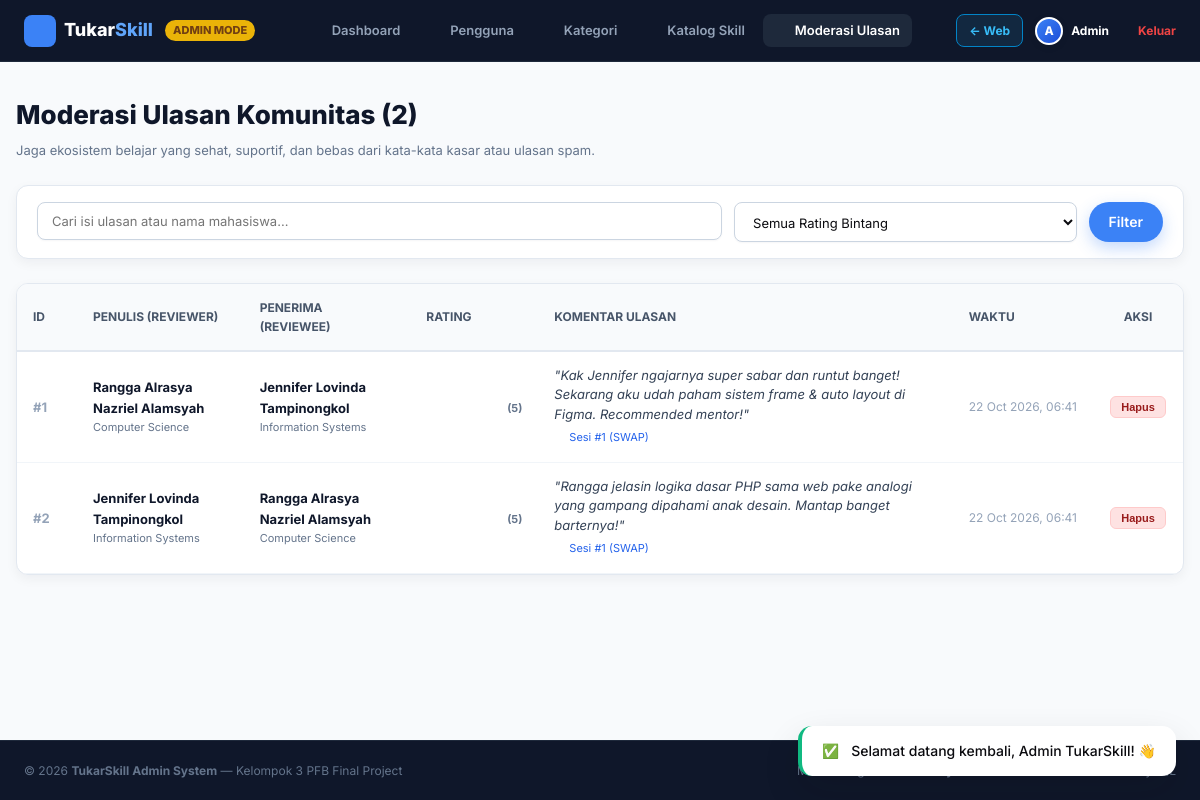
Screenshot of /admin/reviews.php (signed in) with the database file from the repository.
### tables this page shows
CREATE TABLE `users` (
  `id` INT AUTO_INCREMENT PRIMARY KEY,
  `name` VARCHAR(100) NOT NULL,
  `nim` CHAR(10) NOT NULL UNIQUE,
  `email` VARCHAR(100) NOT NULL UNIQUE,
  `password` VARCHAR(255) NOT NULL,
  `major` VARCHAR(100) NOT NULL,
  `batch_year` YEAR NULL,
  `bio` TEXT NULL,
  `photo` VARCHAR(255) NULL,
  `whatsapp` VARCHAR(20) NULL,
  `role` ENUM('user', 'admin') NOT NULL DEFAULT 'user',
  `points` INT NOT NULL DEFAULT 20,
  `total_points` INT NOT NULL DEFAULT 20,
  `profile_bonus_given` TINYINT(1) NOT NULL DEFAULT 0,
  `is_active` TINYINT(1) NOT NULL DEFAULT 1,
  `remember_token` VARCHAR(64) NULL,
  `created_at` DATETIME NOT NULL DEFAULT CURRENT_TIMESTAMP,
  `updated_at` DATETIME NOT NULL DEFAULT CURRENT_TIMESTAMP ON UPDATE CURRENT_TIMESTAMP
);

CREATE TABLE `reviews` (
  `id` INT AUTO_INCREMENT PRIMARY KEY,
  `exchange_id` INT NOT NULL,
  `reviewer_id` INT NOT NULL,
  `reviewee_id` INT NOT NULL,
  `rating` TINYINT NOT NULL CHECK (`rating` BETWEEN 1 AND 5),
  `comment` TEXT NULL,
  `is_hidden` TINYINT(1) NOT NULL DEFAULT 0,
  `created_at` DATETIME NOT NULL DEFAULT CURRENT_TIMESTAMP,
  `updated_at` DATETIME NOT NULL DEFAULT CURRENT_TIMESTAMP ON UPDATE CURRENT_TIMESTAMP,
  UNIQUE KEY `uk_exchange_reviewer` (`exchange_id`, `reviewer_id`),
  CONSTRAINT `fk_reviews_exchange` FOREIGN KEY (`exchange_id`) REFERENCES `exchanges` (`id`) ON DELETE CASCADE ON UPDATE CASCADE,
  CONSTRAINT `fk_reviews_reviewer` FOREIGN KEY (`reviewer_id`) REFERENCES `users` (`id`) ON DELETE CASCADE ON UPDATE CASCADE,
  CONSTRAINT `fk_reviews_reviewee` FOREIGN KEY (`reviewee_id`) REFERENCES `users` (`id`) ON DELETE CASCADE ON UPDATE CASCADE
);

CREATE TABLE `exchanges` (
  `id` INT AUTO_INCREMENT PRIMARY KEY,
  `requester_id` INT NOT NULL,
  `receiver_id` INT NOT NULL,
  `type` ENUM('swap', 'points') NOT NULL DEFAULT 'swap',
  `requested_skill_id` INT NOT NULL,
  `offered_skill_id` INT NULL,
  `points_cost` INT NOT NULL DEFAULT 0,
  `message` TEXT NULL,
  `scheduled_at` DATETIME NOT NULL,
  `mode` ENUM('online', 'offline') NOT NULL DEFAULT 'online',
  `location` VARCHAR(255) NULL,
  `status` ENUM('pending', 'accepted', 'rejected', 'cancelled', 'completed') NOT NULL DEFAULT 'pending',
  `requester_confirmed` TINYINT(1) NOT NULL DEFAULT 0,
  `receiver_confirmed` TINYINT(1) NOT NULL DEFAULT 0,
  `reject_reason` VARCHAR(255) NULL,
  `created_at` DATETIME NOT NULL DEFAULT CURRENT_TIMESTAMP,
  `updated_at` DATETIME NOT NULL DEFAULT CURRENT_TIMESTAMP ON UPDATE CURRENT_TIMESTAMP,
  `completed_at` DATETIME NULL,
  CONSTRAINT `fk_exchanges_requester` FOREIGN KEY (`requester_id`) REFERENCES `users` (`id`) ON DELETE CASCADE ON UPDATE CASCADE,
  CONSTRAINT `fk_exchanges_receiver` FOREIGN KEY (`receiver_id`) REFERENCES `users` (`id`) ON DELETE CASCADE ON UPDATE CASCADE,
  CONSTRAINT `fk_exchanges_req_skill` FOREIGN KEY (`requested_skill_id`) REFERENCES `skills` (`id`) ON DELETE RESTRICT ON UPDATE CASCADE,
  CONSTRAINT `fk_exchanges_off_skill` FOREIGN KEY (`offered_skill_id`) REFERENCES `skills` (`id`) ON DELETE RESTRICT ON UPDATE CASCADE
);

### admin/reviews.php (the view, shortened to what the rows shown need)
<?php
require_once __DIR__ . '/header.php';
$reviews = [];
if (is_db_connected()) {
    $where_clauses = ["1=1"];
    $where_sql = implode(" AND ", $where_clauses);
    $sql = "
        SELECT
            r.*,
            u_rev.name AS reviewer_name, u_rev.major AS reviewer_major,
            u_ree.name AS reviewee_name, u_ree.major AS reviewee_major,
            e.id AS exchange_id, e.type AS exchange_type
        FROM reviews r
        JOIN users u_rev ON r.reviewer_id = u_rev.id
        JOIN users u_ree ON r.reviewee_id = u_ree.id
        LEFT JOIN exchanges e ON r.exchange_id = e.id
        WHERE $where_sql
        ORDER BY r.created_at DESC
        LIMIT 100
    ";
    $stmt = $conn->prepare($sql);
    $stmt->execute();
    $res = $stmt->get_result();
    while ($row = $res->fetch_assoc()) {
        $reviews[] = $row;
    }
}
?>
<div style="max-width: 1280px; margin: 0 auto;">
    <div style="margin-bottom: 24px;">
        <h1 style="font-size: 26px; font-weight: 800; color: #0f172a;">
            Moderasi Ulasan Komunitas (<?= count($reviews) ?>)
        </h1>
    </div>
    <div style="background: white; border-radius: 12px; border: 1px solid #e2e8f0; box-shadow: var(--shadow-sm); overflow: hidden;">
        <div style="overflow-x: auto;">
            <table style="width: 100%; border-collapse: collapse; font-size: 13px; text-align: left;">
                <thead>
                    <tr style="background: #f8fafc; border-bottom: 2px solid #e2e8f0; color: #475569; font-size: 12px; text-transform: uppercase;">
                        <th style="padding: 14px 16px; width: 60px;">ID</th>
                        <th style="padding: 14px 16px;">Penulis (Reviewer)</th>
                        <th style="padding: 14px 16px;">Penerima (Reviewee)</th>
                        <th style="padding: 14px 16px; width: 100px;">Rating</th>
                        <th style="padding: 14px 16px;">Komentar Ulasan</th>
                        <th style="padding: 14px 16px; width: 130px;">Waktu</th>
                        <th style="padding: 14px 16px; text-align: center; width: 90px;">Aksi</th>
                    </tr>
                </thead>
                <tbody>
                    <?php if (empty($reviews)): ?>
                        <tr>
                            <td colspan="7" style="padding: 40px; text-align: center; color: #94a3b8;">
                                Belum ada ulasan yang sesuai dengan kriteria filter.
                            </td>
                        </tr>
                    <?php else: ?>
                        <?php foreach ($reviews as $rv): ?>
                            <tr style="border-bottom: 1px solid #f1f5f9;">
                                <td style="padding: 14px 16px; color: #94a3b8; font-weight: 700;">
                                    #<?= $rv['id'] ?>
                                </td>
                                <td style="padding: 14px 16px;">
                                    <a href="../user.php?id=<?= $rv['reviewer_id'] ?>" target="_blank" style="font-weight: 700; color: #0f172a; text-decoration: none;">
                                        <?= e($rv['reviewer_name']) ?>
                                    </a>
                                    <span style="font-size: 11px; color: #64748b; display: block;"><?= e($rv['reviewer_major']) ?></span>
                                </td>
                                <td style="padding: 14px 16px;">
                                    <a href="../user.php?id=<?= $rv['reviewee_id'] ?>" target="_blank" style="font-weight: 700; color: #0f172a; text-decoration: none;">
                                        <?= e($rv['reviewee_name']) ?>
                                    </a>
                                    <span style="font-size: 11px; color: #64748b; display: block;"><?= e($rv['reviewee_major']) ?></span>
                                </td>
                                <td style="padding: 14px 16px; color: #eab308; font-size: 14px; white-space: nowrap;">
                                    <span style="display: inline-flex; align-items: center; gap: 2px;">
                                        <?php for ($s = 1; $s <= 5; $s++): ?>
                                            <?= icon('star', $s <= (int)$rv['rating'] ? 'text-star' : 'text-gray-300', '13px') ?>
                                        <?php endfor; ?>
                                    </span>
                                    <span style="font-size: 11px; color: #64748b; font-weight: 700; margin-left: 4px;">(<?= (int)$rv['rating'] ?>)</span>
                                </td>
                                <td style="padding: 14px 16px; color: #334155; line-height: 1.5; font-style: italic;">
                                    "<?= e($rv['comment']) ?>"
                                    <?php if (!empty($rv['exchange_id'])): ?>
                                        <div style="margin-top: 4px;">
                                            <a href="../exchange-detail.php?id=<?= $rv['exchange_id'] ?>" target="_blank" style="font-size: 11px; color: #2563eb; text-decoration: none; font-style: normal; display: inline-flex; align-items: center; gap: 4px;">
                                                <?= icon('external-link', '', '11px') ?> Sesi #<?= $rv['exchange_id'] ?> (<?= strtoupper(e($rv['exchange_type'])) ?>)
                                            </a>
                                        </div>
                                    <?php endif; ?>
                                </td>
                                <td style="padding: 14px 16px; color: #94a3b8; font-size: 12px; white-space: nowrap;">
                                    <?= date('d M Y, H:i', strtotime($rv['created_at'])) ?>
                                </td>
                                <td style="padding: 14px 16px; text-align: center;">
                                    <form action="reviews.php" method="POST" onsubmit="return confirm('Apakah kamu yakin ingin menghapus ulasan ini? Rating mahasiswa penerima akan dihitung ulang secara otomatis.');" style="margin: 0;">
                                        <button type="submit" style="padding: 4px 10px; font-size: 11px; font-weight: 700; border-radius: 6px; border: 1px solid #fecaca; background: #fee2e2; color: #991b1b; cursor: pointer;">
                                            Hapus
                                        </button>
                                    </form>
                                </td>
                            </tr>
                        <?php endforeach; ?>
                    <?php endif; ?>
                </tbody>
            </table>
        </div>
    </div>
</div>
<?php require_once __DIR__ . '/footer.php'; ?>

### admin/header.php (shortened to what the rows shown need)
<?php
require_once __DIR__ . '/../config/db.php';
require_once __DIR__ . '/../includes/functions.php';
require_admin();
$admin = current_user();
?>
<!DOCTYPE html>
<html lang="id">
<head>
    <link rel="stylesheet" href="../assets/css/style.css">
</head>
<body style="background: #f8fafc; min-height: 100vh; display: flex; flex-direction: column;">
<header style="background: #0f172a; border-bottom: 1px solid #1e293b; padding: 14px 24px; position: sticky; top: 0; z-index: 100;">
    <div style="max-width: 1280px; margin: 0 auto; display: flex; justify-content: space-between; align-items: center; gap: 16px; flex-wrap: wrap;">
                    <?= icon('handshake', '', '18px') ?>
        <div style="display: flex; align-items: center; gap: 12px;">
            <div style="display: flex; align-items: center; gap: 8px; color: white;">
                <?= render_avatar($admin['photo'], $admin['name'], 28) ?>
                <span style="font-size: 12px; font-weight: 700;"><?= e(explode(' ', $admin['name'])[0]) ?></span>
            </div>
        </div>
    </div>
</header>
<main style="flex: 1; padding: 32px 16px;">

### includes/functions.php (shortened to what the rows shown need)
<?php
require_once __DIR__ . '/icons.php';
function user_avatar_url($photo, $name = '') {
    $first_word = strtolower(explode(' ', trim((string)$name))[0] ?? '');
    return '';
}
function render_avatar($photo, $name, $size = 40, $extra_class = '') {
    $url = user_avatar_url($photo, $name);
    $initial = strtoupper(substr(trim((string)$name), 0, 1) ?: 'U');
    $size_px = (int)$size;
    return '<div class="ts-avatar-fallback ' . e($extra_class) . '" style="width:' . $size_px . 'px; height:' . $size_px . 'px; border-radius:50%; background:linear-gradient(135deg, #3b82f6, #1d4ed8); color:#ffffff; font-weight:800; font-size:' . round($size_px * 0.42) . 'px; display:inline-flex; align-items:center; justify-content:center; border:2px solid #ffffff; box-shadow:0 2px 8px rgba(15,23,42,0.06); flex-shrink:0;">' . e($initial) . '</div>';
}
function e($string) {
    return htmlspecialchars((string)($string ?? ''), ENT_QUOTES, 'UTF-8');
}
function is_logged_in() {
    return isset($_SESSION['user_id']) && !empty($_SESSION['user_id']);
}
function current_user() {
    global $conn;
    static $cached_user = null;
    if ($cached_user !== null) {
        return $cached_user;
    }
    $user_id = (int)$_SESSION['user_id'];
    $stmt = $conn->prepare("SELECT id, name, nim, email, major, batch_year, bio, photo, whatsapp, role, points, total_points, is_active FROM users WHERE id = ? LIMIT 1");
    if ($stmt) {
        $stmt->bind_param("i", $user_id);
        $stmt->execute();
        $result = $stmt->get_result();
        $cached_user = $result->fetch_assoc();
    }
    return $cached_user;
}
function is_admin() {
    $user = current_user();
    return $user && ($user['role'] ?? '') === 'admin';
}
function require_admin($redirect_to = '../login.php') {
    if (!is_admin()) {
        set_flash('danger', 'Akses ditolak! Halaman ini khusus administrator platform.');
        header("Location: ../dashboard.php");
        exit;
    }
}

### includes/icons.php (shortened to what the rows shown need)
<?php
function icon($name, $class = '', $size = 18, $extra_attrs = '') {
    $size_attr = $size ? 'width="' . (int)$size . '" height="' . (int)$size . '"' : '';
    $classes = 'ts-icon ts-icon-' . htmlspecialchars($name) . ($class ? ' ' . htmlspecialchars($class) : '');
    $svg_open = '<svg xmlns="http://www.w3.org/2000/svg" ' . $size_attr . ' viewBox="0 0 24 24" fill="none" stroke="currentColor" stroke-width="2" stroke-linecap="round" stroke-linejoin="round" class="' . $classes . '" ' . $extra_attrs . ' aria-hidden="true">';
    $svg_close = '</svg>';
    $inner = $paths[$name] ?? $paths['sparkles'];
    return $svg_open . $inner . $svg_close;
}

### rows the page displays
users: name "A", name "Admin"
reviews: id "1", reviewer.name "Rangga Alrasya Nazriel Alamsyah", reviewer.major "Computer Science", reviewee.name "Jennifer Lovinda Tampinongkol", reviewee.major "Information Systems", rating "5", comment "Kak Jennifer ngajarnya super sabar dan runtut banget! Sekarang aku udah paham sistem frame & auto layout di Figma. Recommended mentor!", exchange "1", exchange.type "SWAP", created_at "22 Oct 2026, 06:41"
reviews: id "2", reviewer.name "Jennifer Lovinda Tampinongkol", reviewer.major "Information Systems", reviewee.name "Rangga Alrasya Nazriel Alamsyah", reviewee.major "Computer Science", rating "5", comment "Rangga jelasin logika dasar PHP sama web pake analogi yang gampang dipahami anak desain. Mantap banget barternya!", exchange "1", exchange.type "SWAP", created_at "22 Oct 2026, 06:41"

### other values shown
$flash['message'] "Selamat datang kembali, Admin TukarSkill! 👋"
count($reviews) "2"
